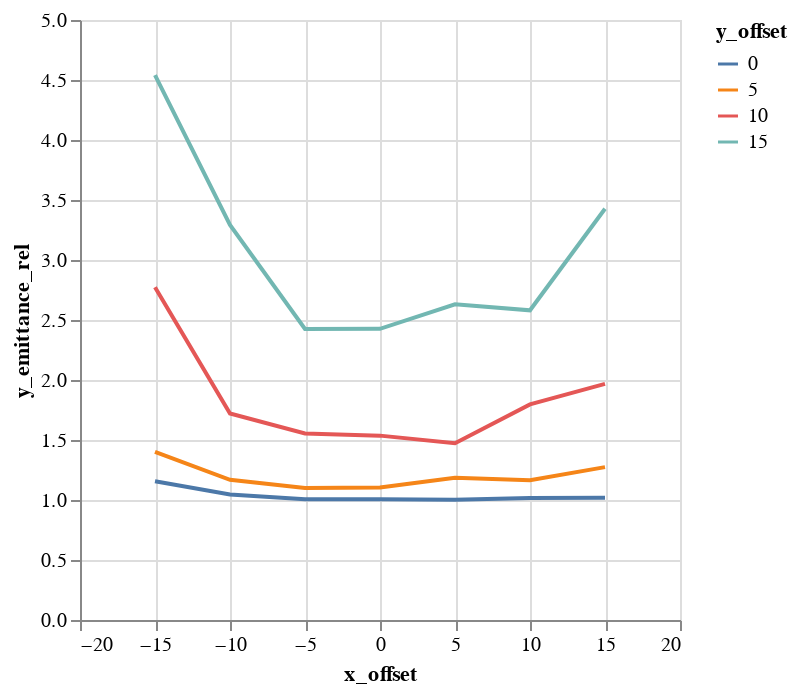

Notebook source saved alongside this figure:
### Code cell
alt.Chart(emit_df).mark_line().encode(
    color='y_offset:N',
    x='x_offset',
    y='y_emittance_rel',
)

### Figure 1 — Vega-Lite specification as saved in the notebook (floating-point values rounded to 4 significant figures)
{"$schema": "https://vega.github.io/schema/vega-lite/v1.2.1.json", "data": {"values": [{"losses": 0, "relbeta": 0.002306, "sourceID": 16777222, "sourceName": "x_-15_y_0", "x_emittance": 1.819, "x_emittance_rel": 1.122, "x_norm_emittance": 0.004194, "x_offset": -15, "y_emittance": 1.817, "y_emittance_rel": 1.156, "y_norm_emittance": 0.004192, "y_offset": 0}, {"losses": 0, "relbeta": 0.002306, "sourceID": 16777229, "sourceName": "x_-15_y_5", "x_emittance": 2.288, "x_emittance_rel": 1.436, "x_norm_emittance": 0.005278, "x_offset": -15, "y_emittance": 2.232, "y_emittance_rel": 1.401, "y_norm_emittance": 0.005148, "y_offset": 5}, {"losses": 0, "relbeta": 0.002306, "sourceID": 16777236, "sourceName": "x_-15_y_10", "x_emittance": 3.896, "x_emittance_rel": 2.409, "x_norm_emittance": 0.008986, "x_offset": -15, "y_emittance": 4.428, "y_emittance_rel": 2.773, "y_norm_emittance": 0.01021, "y_offset": 10}, {"losses": 4, "relbeta": 0.002306, "sourceID": 16777243, "sourceName": "x_-15_y_15", "x_emittance": 6.6, "x_emittance_rel": 3.949, "x_norm_emittance": 0.01522, "x_offset": -15, "y_emittance": 7.545, "y_emittance_rel": 4.54, "y_norm_emittance": 0.0174, "y_offset": 15}, {"losses": 0, "relbeta": 0.002306, "sourceID": 16777220, "sourceName": "x_-10_y_0", "x_emittance": 1.599, "x_emittance_rel": 1.004, "x_norm_emittance": 0.003687, "x_offset": -10, "y_emittance": 1.624, "y_emittance_rel": 1.046, "y_norm_emittance": 0.003745, "y_offset": 0}, {"losses": 0, "relbeta": 0.002306, "sourceID": 16777227, "sourceName": "x_-10_y_5", "x_emittance": 1.692, "x_emittance_rel": 1.049, "x_norm_emittance": 0.003903, "x_offset": -10, "y_emittance": 1.847, "y_emittance_rel": 1.169, "y_norm_emittance": 0.004259, "y_offset": 5}, {"losses": 0, "relbeta": 0.002306, "sourceID": 16777234, "sourceName": "x_-10_y_10", "x_emittance": 1.931, "x_emittance_rel": 1.299, "x_norm_emittance": 0.004453, "x_offset": -10, "y_emittance": 2.866, "y_emittance_rel": 1.721, "y_norm_emittance": 0.00661, "y_offset": 10}, {"losses": 0, "relbeta": 0.002306, "sourceID": 16777241, "sourceName": "x_-10_y_15", "x_emittance": 3.152, "x_emittance_rel": 2.174, "x_norm_emittance": 0.007269, "x_offset": -10, "y_emittance": 5.381, "y_emittance_rel": 3.292, "y_norm_emittance": 0.01241, "y_offset": 15}, {"losses": 0, "relbeta": 0.002306, "sourceID": 16777218, "sourceName": "x_-5_y_0", "x_emittance": 1.679, "x_emittance_rel": 1.002, "x_norm_emittance": 0.003872, "x_offset": -5, "y_emittance": 1.728, "y_emittance_rel": 1.006, "y_norm_emittance": 0.003985, "y_offset": 0}, {"losses": 0, "relbeta": 0.002306, "sourceID": 16777225, "sourceName": "x_-5_y_5", "x_emittance": 1.54, "x_emittance_rel": 1.011, "x_norm_emittance": 0.003552, "x_offset": -5, "y_emittance": 1.789, "y_emittance_rel": 1.101, "y_norm_emittance": 0.004126, "y_offset": 5}, {"losses": 0, "relbeta": 0.002306, "sourceID": 16777232, "sourceName": "x_-5_y_10", "x_emittance": 1.566, "x_emittance_rel": 1.036, "x_norm_emittance": 0.003612, "x_offset": -5, "y_emittance": 2.403, "y_emittance_rel": 1.555, "y_norm_emittance": 0.005542, "y_offset": 10}, {"losses": 0, "relbeta": 0.002306, "sourceID": 16777239, "sourceName": "x_-5_y_15", "x_emittance": 2.03, "x_emittance_rel": 1.2, "x_norm_emittance": 0.004683, "x_offset": -5, "y_emittance": 3.651, "y_emittance_rel": 2.426, "y_norm_emittance": 0.00842, "y_offset": 15}, {"losses": 0, "relbeta": 0.002306, "sourceID": 16777216, "sourceName": "x_0_y_0", "x_emittance": 1.547, "x_emittance_rel": 1.005, "x_norm_emittance": 0.003568, "x_offset": 0, "y_emittance": 1.548, "y_emittance_rel": 1.007, "y_norm_emittance": 0.003569, "y_offset": 0}, {"losses": 0, "relbeta": 0.002306, "sourceID": 16777223, "sourceName": "x_0_y_5", "x_emittance": 1.563, "x_emittance_rel": 1.015, "x_norm_emittance": 0.003606, "x_offset": 0, "y_emittance": 1.694, "y_emittance_rel": 1.104, "y_norm_emittance": 0.003907, "y_offset": 5}, {"losses": 0, "relbeta": 0.002306, "sourceID": 16777230, "sourceName": "x_0_y_10", "x_emittance": 1.459, "x_emittance_rel": 1.04, "x_norm_emittance": 0.003366, "x_offset": 0, "y_emittance": 2.267, "y_emittance_rel": 1.536, "y_norm_emittance": 0.005228, "y_offset": 10}, {"losses": 0, "relbeta": 0.002306, "sourceID": 16777237, "sourceName": "x_0_y_15", "x_emittance": 1.838, "x_emittance_rel": 1.04, "x_norm_emittance": 0.00424, "x_offset": 0, "y_emittance": 3.913, "y_emittance_rel": 2.427, "y_norm_emittance": 0.009024, "y_offset": 15}, {"losses": 0, "relbeta": 0.002306, "sourceID": 16777217, "sourceName": "x_5_y_0", "x_emittance": 1.556, "x_emittance_rel": 1.004, "x_norm_emittance": 0.003589, "x_offset": 5, "y_emittance": 1.677, "y_emittance_rel": 1.001, "y_norm_emittance": 0.003867, "y_offset": 0}, {"losses": 0, "relbeta": 0.002306, "sourceID": 16777224, "sourceName": "x_5_y_5", "x_emittance": 1.661, "x_emittance_rel": 1.036, "x_norm_emittance": 0.00383, "x_offset": 5, "y_emittance": 1.747, "y_emittance_rel": 1.186, "y_norm_emittance": 0.00403, "y_offset": 5}, {"losses": 0, "relbeta": 0.002306, "sourceID": 16777231, "sourceName": "x_5_y_10", "x_emittance": 1.606, "x_emittance_rel": 1.098, "x_norm_emittance": 0.003705, "x_offset": 5, "y_emittance": 2.347, "y_emittance_rel": 1.473, "y_norm_emittance": 0.005414, "y_offset": 10}, {"losses": 0, "relbeta": 0.002306, "sourceID": 16777238, "sourceName": "x_5_y_15", "x_emittance": 2.031, "x_emittance_rel": 1.271, "x_norm_emittance": 0.004684, "x_offset": 5, "y_emittance": 4.14, "y_emittance_rel": 2.63, "y_norm_emittance": 0.009549, "y_offset": 15}, {"losses": 0, "relbeta": 0.002306, "sourceID": 16777219, "sourceName": "x_10_y_0", "x_emittance": 1.554, "x_emittance_rel": 1.023, "x_norm_emittance": 0.003585, "x_offset": 10, "y_emittance": 1.625, "y_emittance_rel": 1.016, "y_norm_emittance": 0.003747, "y_offset": 0}, {"losses": 0, "relbeta": 0.002306, "sourceID": 16777226, "sourceName": "x_10_y_5", "x_emittance": 1.573, "x_emittance_rel": 1.087, "x_norm_emittance": 0.003627, "x_offset": 10, "y_emittance": 1.755, "y_emittance_rel": 1.165, "y_norm_emittance": 0.004048, "y_offset": 5}, {"losses": 0, "relbeta": 0.002306, "sourceID": 16777233, "sourceName": "x_10_y_10", "x_emittance": 2.082, "x_emittance_rel": 1.194, "x_norm_emittance": 0.004801, "x_offset": 10, "y_emittance": 2.898, "y_emittance_rel": 1.797, "y_norm_emittance": 0.006684, "y_offset": 10}, {"losses": 0, "relbeta": 0.002306, "sourceID": 16777240, "sourceName": "x_10_y_15", "x_emittance": 2.497, "x_emittance_rel": 1.588, "x_norm_emittance": 0.00576, "x_offset": 10, "y_emittance": 3.9, "y_emittance_rel": 2.581, "y_norm_emittance": 0.008996, "y_offset": 15}, {"losses": 0, "relbeta": 0.002306, "sourceID": 16777221, "sourceName": "x_15_y_0", "x_emittance": 1.583, "x_emittance_rel": 1.056, "x_norm_emittance": 0.003651, "x_offset": 15, "y_emittance": 1.609, "y_emittance_rel": 1.02, "y_norm_emittance": 0.003711, "y_offset": 0}, {"losses": 0, "relbeta": 0.002306, "sourceID": 16777228, "sourceName": "x_15_y_5", "x_emittance": 1.843, "x_emittance_rel": 1.172, "x_norm_emittance": 0.00425, "x_offset": 15, "y_emittance": 1.892, "y_emittance_rel": 1.274, "y_norm_emittance": 0.004364, "y_offset": 5}, {"losses": 0, "relbeta": 0.002306, "sourceID": 16777235, "sourceName": "x_15_y_10", "x_emittance": 2.62, "x_emittance_rel": 1.614, "x_norm_emittance": 0.006042, "x_offset": 15, "y_emittance": 3.18, "y_emittance_rel": 1.968, "y_norm_emittance": 0.007335, "y_offset": 10}, {"losses": 0, "relbeta": 0.002307, "sourceID": 16777242, "sourceName": "x_15_y_15", "x_emittance": 3.697, "x_emittance_rel": 2.441, "x_norm_emittance": 0.008528, "x_offset": 15, "y_emittance": 5.44, "y_emittance_rel": 3.427, "y_norm_emittance": 0.01255, "y_offset": 15}]}, "encoding": {"color": {"field": "y_offset", "type": "nominal"}, "x": {"field": "x_offset", "type": "quantitative"}, "y": {"field": "y_emittance_rel", "type": "quantitative"}}, "mark": "line"}
